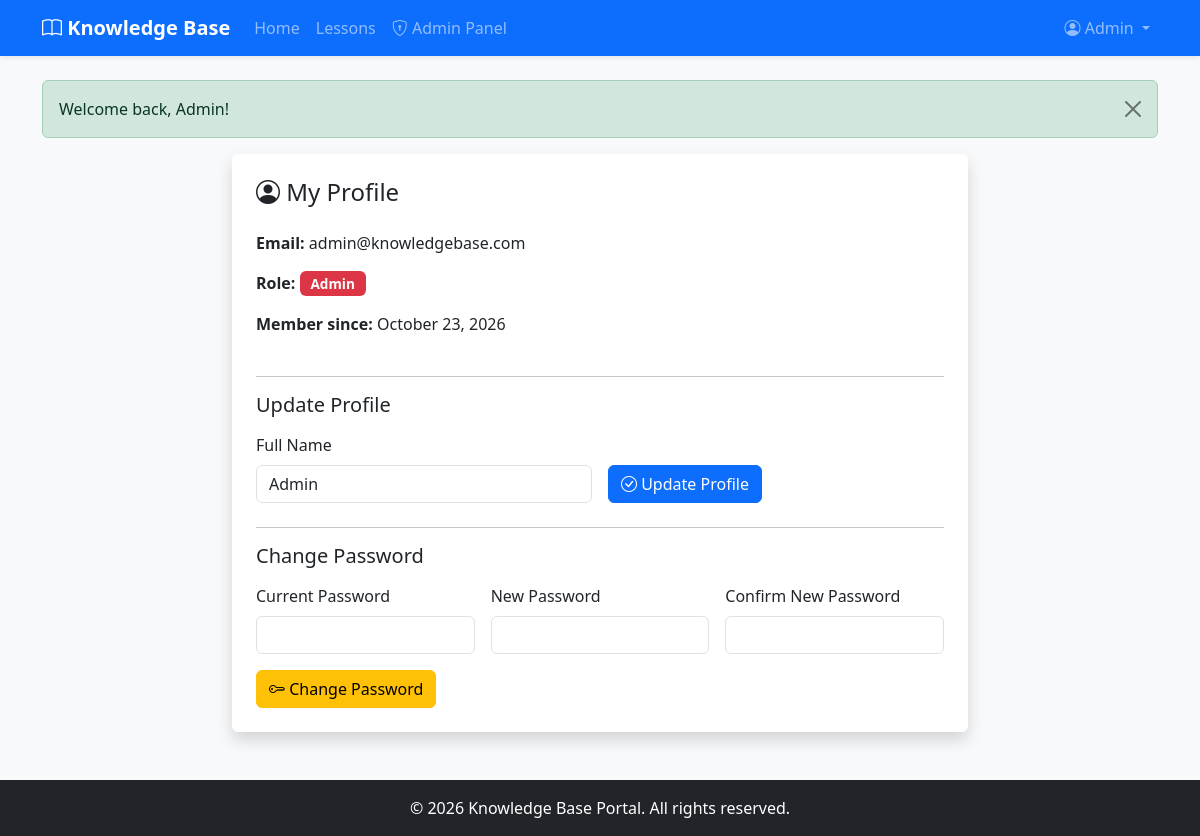
The page /auth/profile.php (signed in) on the database its author committed.
### tables this page shows
CREATE TABLE IF NOT EXISTS `users` (
    `id` INT(11) UNSIGNED AUTO_INCREMENT PRIMARY KEY,
    `name` VARCHAR(100) NOT NULL,
    `email` VARCHAR(100) NOT NULL UNIQUE,
    `password` VARCHAR(255) NOT NULL,
    `role` ENUM('admin', 'teacher', 'student') NOT NULL DEFAULT 'student',
    `created_at` TIMESTAMP DEFAULT CURRENT_TIMESTAMP
);

### auth/profile.php (the view, shortened to what this page needs)
<?php
$pdo = getConnection();
$stmt = $pdo->prepare("SELECT * FROM users WHERE id = ?");
$stmt->execute([$_SESSION['user_id']]);
$user = $stmt->fetch();
include __DIR__ . '/../includes/header.php';
?>
<div class="row">
    <div class="col-lg-8 mx-auto">
        <div class="card shadow">
            <div class="card-body p-4">
                <h4 class="mb-4"><i class="bi bi-person-circle"></i> My Profile</h4>
                <div class="row mb-4">
                    <div class="col-md-6">
                        <p><strong>Email:</strong> <?= e($user['email']) ?></p>
                        <p><strong>Role:</strong>
                            <span class="badge bg-<?= $user['role'] === 'admin' ? 'danger' : ($user['role'] === 'teacher' ? 'warning' : 'info') ?>">
                                <?= ucfirst(e($user['role'])) ?>
                            </span>
                        </p>
                        <p><strong>Member since:</strong> <?= e(date('F j, Y', strtotime($user['created_at']))) ?></p>
                    </div>
                </div>
                <hr>
                <h5 class="mb-3">Update Profile</h5>
                <form method="POST" action="" class="row g-3 mb-4">
                    <div class="col-md-6">
                        <label for="name" class="form-label">Full Name</label>
                        <input type="text" class="form-control" id="name" name="name"
                               value="<?= e($user['name']) ?>" required>
                    </div>
                    <div class="col-md-6 d-flex align-items-end">
                        <button type="submit" name="update_profile" class="btn btn-primary">
                            <i class="bi bi-check-circle"></i> Update Profile
                        </button>
                    </div>
                </form>
                <hr>
                <h5 class="mb-3">Change Password</h5>
                <form method="POST" action="">
                    <div class="row g-3">
                        <div class="col-md-4">
                            <label for="current_password" class="form-label">Current Password</label>
                            <input type="password" class="form-control" id="current_password"
                                   name="current_password" required>
                        </div>
                        <div class="col-md-4">
                            <label for="new_password" class="form-label">New Password</label>
                            <input type="password" class="form-control" id="new_password"
                                   name="new_password" minlength="6" required>
                        </div>
                        <div class="col-md-4">
                            <label for="confirm_new_password" class="form-label">Confirm New Password</label>
                            <input type="password" class="form-control" id="confirm_new_password"
                                   name="confirm_new_password" required>
                        </div>
                        <div class="col-12">
                            <button type="submit" name="change_password" class="btn btn-warning">
                                <i class="bi bi-key"></i> Change Password
                            </button>
                        </div>
                    </div>
                </form>
            </div>
        </div>
    </div>
</div>
<?php include __DIR__ . '/../includes/footer.php'; ?>

### assets/css/style.css (style rules this page uses)
body { background-color: #f8f9fa; font-family: 'Segoe UI', Tahoma, Geneva, Verdana, sans-serif; min-height: 100vh; display: flex; flex-direction: column; }
.card { border: none; box-shadow: 0 2px 10px rgba(0, 0, 0, 0.08); transition: transform 0.2s ease, box-shadow 0.2s ease; }
.badge { font-size: 0.85rem; padding: 0.4em 0.8em; }

### rows shown on the page
users: email "admin@knowledgebase.com", role "Admin", created_at "October 23, 2026", name "Admin"

### other values the page prints
$_SESSION['user_name'] "Admin"
$text "Welcome back, Admin!"
